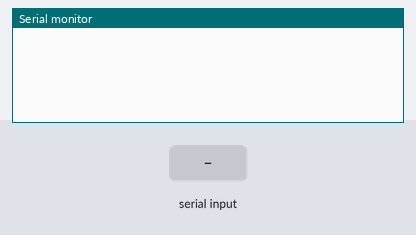
This sketch was run on a simulated Arduino Zero (SAMD21). On the bench: the last lines printed to the serial monitor. Inputs (shaded band) come from the test bench.

Above: at 1.2 s.
1.3 s: "90,45\n" received over the second serial link
At 1.7 s:
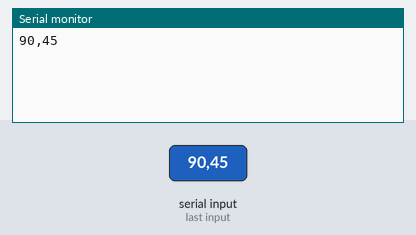
2.8 s: "5\n" received over the second serial link
At 4.0 s:
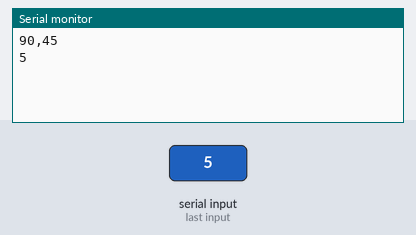

The sketch:

BpodUART_2_USBSerialTerm.ino
```cpp
// Open a USB serial terminal for the module.
// Numbers entered will be converted to bytes (not their ASCII values)
byte inByte = 0;
void setup() {
  // put your setup code here, to run once:
  Serial5.begin(1312500); //2625000
}

void loop() {
  if (SerialUSB.available()>0) {
    inByte = SerialUSB.read();
    Serial5.write(inByte-48); // Sends ASCII numbers as actual numbers
  }
  if (Serial5.available()) {
   inByte = Serial5.read();
   SerialUSB.write(inByte);
  }
}
```

Measured:
- after the input at 1.3 s, the serial monitor: prints a new line at once (image 1)
- after the input at 2.8 s, the serial monitor: prints a new line at once (image 2)
